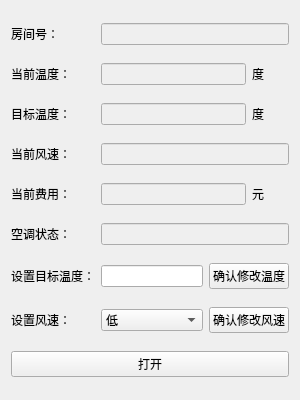
<?xml version="1.0" encoding="UTF-8"?>
<ui version="4.0">
 <class>ClientWidget</class>
 <widget class="QWidget" name="ClientWidget">
  <property name="geometry">
   <rect>
    <x>0</x>
    <y>0</y>
    <width>300</width>
    <height>400</height>
   </rect>
  </property>
  <property name="minimumSize">
   <size>
    <width>300</width>
    <height>400</height>
   </size>
  </property>
  <property name="maximumSize">
   <size>
    <width>300</width>
    <height>400</height>
   </size>
  </property>
  <property name="windowTitle">
   <string>客户端</string>
  </property>
  <layout class="QGridLayout" name="gridLayout">
   <item row="0" column="0">
    <widget class="QLabel" name="RoomIDlabel">
     <property name="text">
      <string>房间号：</string>
     </property>
    </widget>
   </item>
   <item row="0" column="1" colspan="3">
    <widget class="QLineEdit" name="lineEdit">
     <property name="enabled">
      <bool>false</bool>
     </property>
    </widget>
   </item>
   <item row="1" column="0">
    <widget class="QLabel" name="CurrentTemplabel">
     <property name="text">
      <string>当前温度：</string>
     </property>
    </widget>
   </item>
   <item row="1" column="1" colspan="2">
    <widget class="QLineEdit" name="CurrentTempEdit">
     <property name="enabled">
      <bool>false</bool>
     </property>
    </widget>
   </item>
   <item row="1" column="3">
    <widget class="QLabel" name="label_2">
     <property name="text">
      <string>度</string>
     </property>
    </widget>
   </item>
   <item row="2" column="0">
    <widget class="QLabel" name="label_TargetTemp">
     <property name="text">
      <string>目标温度：</string>
     </property>
    </widget>
   </item>
   <item row="2" column="1" colspan="2">
    <widget class="QLineEdit" name="lineEdit_TargetTemp">
     <property name="enabled">
      <bool>false</bool>
     </property>
    </widget>
   </item>
   <item row="2" column="3">
    <widget class="QLabel" name="label_4">
     <property name="text">
      <string>度</string>
     </property>
    </widget>
   </item>
   <item row="3" column="0">
    <widget class="QLabel" name="label_FanSpeed">
     <property name="text">
      <string>当前风速：</string>
     </property>
    </widget>
   </item>
   <item row="3" column="1" colspan="3">
    <widget class="QLineEdit" name="lineEdit_FanSpeed">
     <property name="enabled">
      <bool>false</bool>
     </property>
    </widget>
   </item>
   <item row="4" column="0">
    <widget class="QLabel" name="CurrentFeelabel">
     <property name="text">
      <string>当前费用：</string>
     </property>
    </widget>
   </item>
   <item row="4" column="1" colspan="2">
    <widget class="QLineEdit" name="CurrentFeeEdit">
     <property name="enabled">
      <bool>false</bool>
     </property>
    </widget>
   </item>
   <item row="4" column="3">
    <widget class="QLabel" name="label_3">
     <property name="text">
      <string>元</string>
     </property>
    </widget>
   </item>
   <item row="5" column="0">
    <widget class="QLabel" name="label">
     <property name="text">
      <string>空调状态：</string>
     </property>
    </widget>
   </item>
   <item row="5" column="1" colspan="3">
    <widget class="QLineEdit" name="lineEdit_2">
     <property name="enabled">
      <bool>false</bool>
     </property>
    </widget>
   </item>
   <item row="6" column="0">
    <widget class="QLabel" name="Templabel">
     <property name="text">
      <string>设置目标温度：</string>
     </property>
    </widget>
   </item>
   <item row="6" column="1">
    <widget class="QLineEdit" name="TempEdit"/>
   </item>
   <item row="6" column="2" colspan="2">
    <widget class="QPushButton" name="ChangeTempButton">
     <property name="text">
      <string>确认修改温度</string>
     </property>
    </widget>
   </item>
   <item row="7" column="0">
    <widget class="QLabel" name="Fanlabel">
     <property name="text">
      <string>设置风速：</string>
     </property>
    </widget>
   </item>
   <item row="7" column="1">
    <widget class="QComboBox" name="FanBox">
     <item>
      <property name="text">
       <string>低</string>
      </property>
     </item>
     <item>
      <property name="text">
       <string>中</string>
      </property>
     </item>
     <item>
      <property name="text">
       <string>高</string>
      </property>
     </item>
    </widget>
   </item>
   <item row="7" column="2" colspan="2">
    <widget class="QPushButton" name="ChangeFanButton">
     <property name="text">
      <string>确认修改风速</string>
     </property>
    </widget>
   </item>
   <item row="8" column="0" colspan="4">
    <widget class="QPushButton" name="StartEndButton">
     <property name="text">
      <string>打开</string>
     </property>
    </widget>
   </item>
  </layout>
 </widget>
 <resources/>
 <connections/>
</ui>
